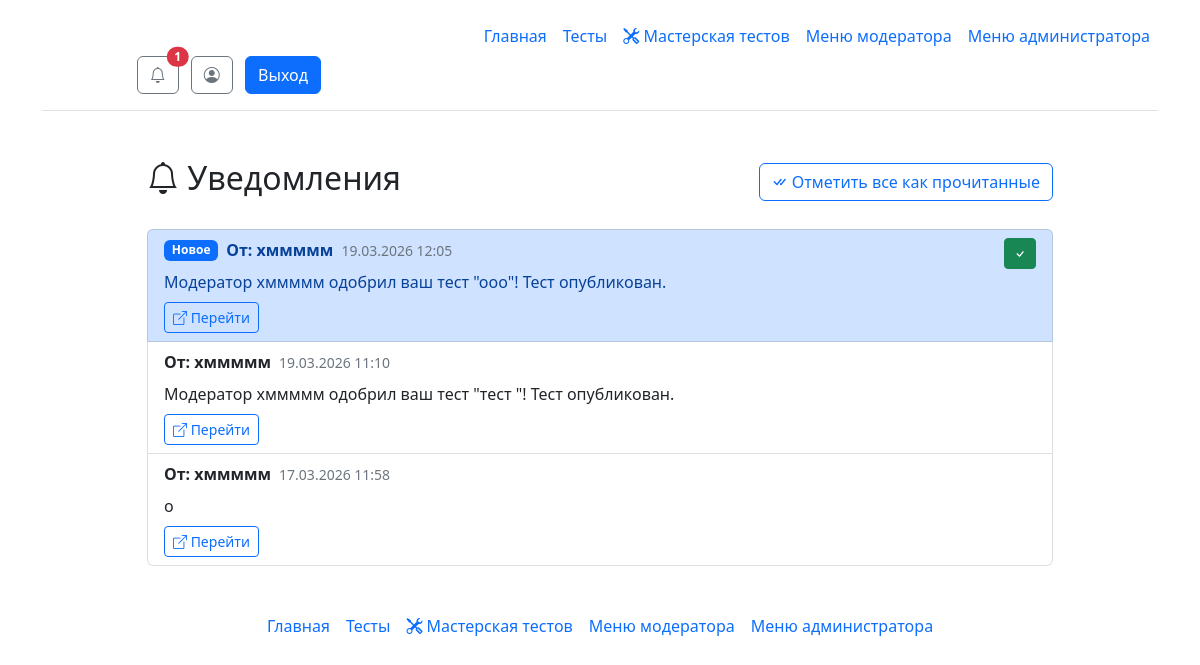
The app's page /notifications (signed in), older data.
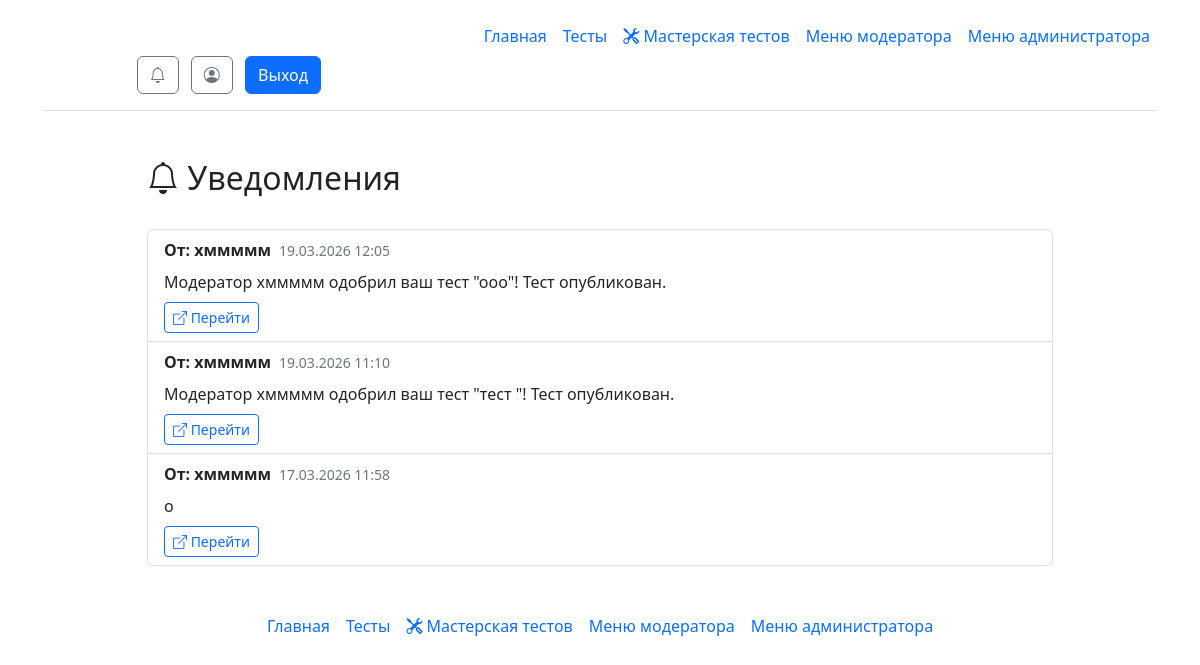
The same page, newer data.
### __init__.py (models this page shows)
class User(db.Model, UserMixin):
    id = db.Column(db.Integer, primary_key=True)
    username = db.Column(db.String, unique=True)
    password = db.Column(db.String)
    email = db.Column(db.String, unique=True, nullable=False)
    email_confirmed = db.Column(db.Boolean, default=False)
    admin = db.Column(db.Integer, default=0)  # 0 - обычный пользователь, 1 - модератор, 2 - администратор
    current_test_id = db.Column(db.Integer, default=None)  # ID текущего проходимого теста

class Notifications(db.Model):
    n_id = db.Column(db.Integer, primary_key=True)
    n_user_id = db.Column(db.Integer, nullable=False)  # Кому предназначено уведомление
    n_sender_id = db.Column(db.Integer)  # Кто отправил (может быть None для системных уведомлений)
    n_text = db.Column(db.Text, nullable=False)  # Текст уведомления
    n_link = db.Column(db.String)  # Ссылка (например, на тест)
    n_is_read = db.Column(db.Boolean, default=False)  # Прочитано ли
    n_created_at = db.Column(db.DateTime, default=datetime.utcnow)  # Когда создано

### __init__.py (the view)
@app.route('/notifications')
@login_required
def notifications():
    user_notifications = Notifications.query.filter_by(n_user_id=current_user.id).order_by(Notifications.n_created_at.desc()).all()
    notifications_with_senders = []
    for notif in user_notifications:
        sender = None
        if notif.n_sender_id:
            sender = User.query.get(notif.n_sender_id)
        notifications_with_senders.append({
            'notification': notif,
            'sender': sender
        })
    unread_count = Notifications.query.filter_by(n_user_id=current_user.id, n_is_read=False).count()
    return render_template("notifications.html",
                         notifications=notifications_with_senders,
                         unread_count=unread_count)

### __init__.py (called while the page is built, shortened)
@app.template_filter('get_unread_notifications_count')
def get_unread_notifications_count(user_id):
    return Notifications.query.filter_by(n_user_id=user_id, n_is_read=False).count()

@app.before_request
def check_must_rate_test():
    excluded_paths = ['/test/', '/static/', '/logout']

@manager.user_loader
def load_user(user_id):
    return db.session.get(User, user_id)

### templates/notifications.html (shortened to what this page needs)
{% extends 'base.html' %}
{% block main %}
<div class="container mt-4">
    <div class="row">
        <div class="col-md-10 mx-auto">
            <div class="d-flex justify-content-between align-items-center mb-4">
                <h2><i class="bi bi-bell"></i> Уведомления</h2>
                {% if unread_count > 0 %}
                <form method="POST" action="{{ url_for('mark_all_notifications_read') }}" style="display: inline;">
                    <button type="submit" class="btn btn-outline-primary">
                        <i class="bi bi-check-all"></i> Отметить все как прочитанные
                    </button>
                </form>
                {% endif %}
            </div>
            {% if notifications %}
            <div class="list-group">
                {% for item in notifications %}
                {% set notif = item.notification %}
                {% set sender = item.sender %}
                <div class="list-group-item {% if not notif.n_is_read %}list-group-item-primary{% endif %}">
                    <div class="d-flex w-100 justify-content-between align-items-start">
                        <div class="flex-grow-1">
                            <div class="d-flex align-items-center mb-2">
                                {% if not notif.n_is_read %}
                                <span class="badge bg-primary me-2">Новое</span>
                                {% endif %}
                                {% if sender %}
                                <strong>От: {{ sender.username }}</strong>
                                {% else %}
                                <strong>Системное уведомление</strong>
                                {% endif %}
                                <small class="text-muted ms-2">{{ notif.n_created_at.strftime('%d.%m.%Y %H:%M') }}</small>
                            </div>
                            <p class="mb-2">{{ notif.n_text }}</p>
                            {% if notif.n_link %}
                            <a href="{{ notif.n_link }}" class="btn btn-sm btn-outline-primary">
                                <i class="bi bi-box-arrow-up-right"></i> Перейти
                            </a>
                            {% endif %}
                        </div>
                        {% if not notif.n_is_read %}
                        <form method="POST" action="{{ url_for('mark_notification_read', notification_id=notif.n_id) }}">
                            <button type="submit" class="btn btn-sm btn-success" title="Отметить как прочитанное">
                                <i class="bi bi-check"></i>
                            </button>
                        </form>
                        {% endif %}
                    </div>
                </div>
                {% endfor %}
            </div>
            {% else %}
            <div class="alert alert-info text-center">
                <i class="bi bi-inbox"></i>
                <p class="mb-0">У вас пока нет уведомлений</p>
            </div>
            {% endif %}
        </div>
    </div>
</div>
{% endblock %}

Row changes from the older to the newer data that the page shows:
changed Notifications "Модератор хммммм одобрил ваш тест \"ооо\"! Тест опубликован.": n_is_read False → True (drawn)
Text that changed along with them:
{{ unread_count if unread_count < 100 else '99+' }}: "1" → (not shown)
text no longer shown: "Отметить все как прочитанные"
list line gone: "Новое"
